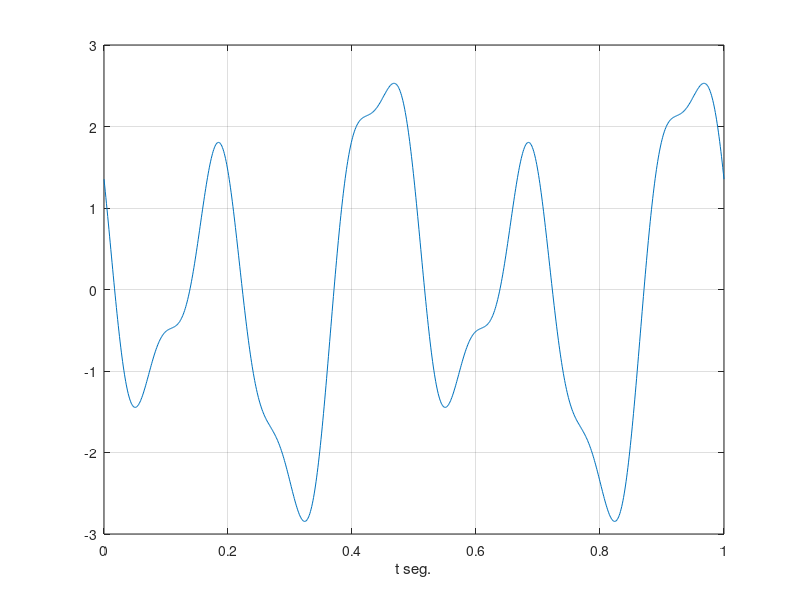

This chart was generated by the following MATLAB code:
clear all;
close all;

T= 0.001;
A= [1 2 0.5];
F= [2 4 10];
phi=[0 pi/2 pi/4];
t=0:T:1;
x=zeros(1,length(t));
for k=1:3
	x=x+A(k)*cos(2*pi*F(k)*t+phi(k));
end
plot(t,x)
xlabel('t seg.')
grid on
